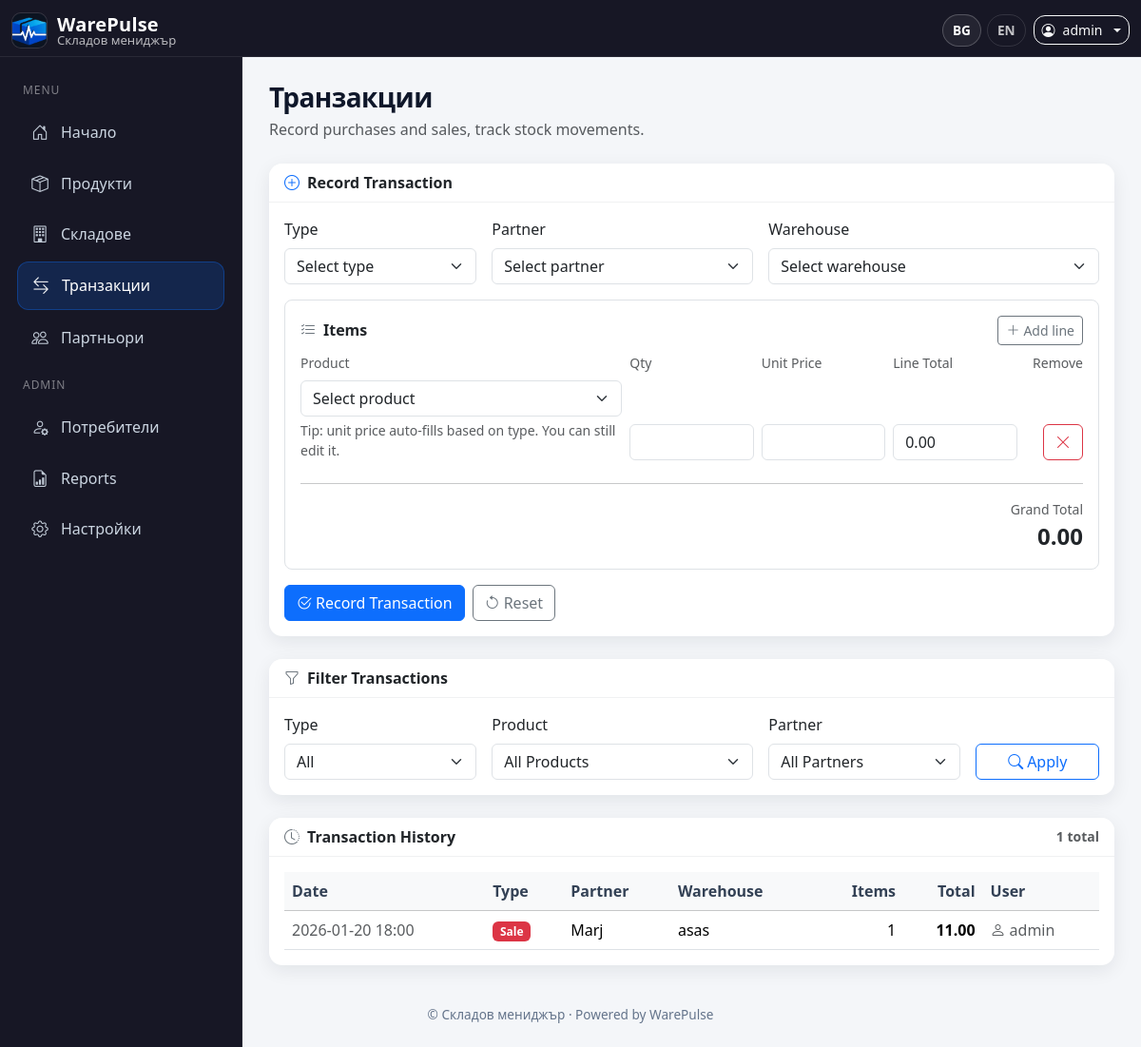
Page /transactions (signed in) on the committed database.
### inventory/models.py (models this page shows)
class AppConfig(db.Model):
    id = db.Column(db.Integer, primary_key=True)
    owner_id = db.Column(db.Integer, db.ForeignKey('user.id'), nullable=False, unique=True)
    company_name = db.Column(db.String(120), default="My Company")
    logo_path = db.Column(db.String(200))
    notifications_enabled = db.Column(db.Boolean, default=True)
    low_stock_threshold = db.Column(db.Integer, default=5)
    default_language = db.Column(db.String(10), default="en")  # 'bg' or 'en'
    currency = db.Column(db.String(10), default="EUR")

class User(db.Model, UserMixin):
    id = db.Column(db.Integer, primary_key=True)
    username = db.Column(db.String(150), nullable=False, unique=True)
    email = db.Column(db.String(150), nullable=False, unique=True)
    password = db.Column(db.String(200), nullable=False)
    role = db.Column(db.String(50), nullable=False, default="User")
    created_by_id = db.Column(db.Integer, db.ForeignKey("user.id"), nullable=True)
    company_name = db.Column(db.String(150))
    transactions = db.relationship("Transaction", back_populates="user")

class Transaction(db.Model):
    id = db.Column(db.Integer, primary_key=True)
    type = db.Column(db.String(20))  # Purchase / Sale
    date = db.Column(db.DateTime, default=datetime.utcnow)
    note = db.Column(db.String(500))
    locked = db.Column(db.Boolean, default=False)
    partner_id = db.Column(db.Integer, db.ForeignKey("partner.id"), nullable=True)
    warehouse_id = db.Column(db.Integer, db.ForeignKey("warehouse.id"), nullable=True)
    user_id = db.Column(db.Integer, db.ForeignKey("user.id"), nullable=True)
    items = db.relationship(
        "TransactionItem",
        back_populates="transaction",
        cascade="all, delete-orphan",
    )
    partner = db.relationship("Partner", back_populates="transactions")
    user = db.relationship("User", back_populates="transactions")
    warehouse = db.relationship("Warehouse", back_populates="transactions")

class Partner(db.Model):
    id = db.Column(db.Integer, primary_key=True)
    name = db.Column(db.String(150), nullable=False)
    type = db.Column(db.String(50))  # customer / supplier / both
    owner_id = db.Column(db.Integer, db.ForeignKey("user.id"), nullable=True)
    transactions = db.relationship("Transaction", back_populates="partner")

class Warehouse(db.Model):
    id = db.Column(db.Integer, primary_key=True)
    name = db.Column(db.String(100), nullable=False)
    location = db.Column(db.String(150), nullable=True)
    owner_id = db.Column(db.Integer, db.ForeignKey("user.id"), nullable=False)
    products = db.relationship("Product", backref="warehouse")
    stocks = db.relationship("Stock", back_populates="warehouse", cascade="all, delete-orphan")
    transactions = db.relationship("Transaction", back_populates="warehouse")

### inventory/routes/transactions.py (the view, shortened to what this page needs)
@bp.route("/transactions", methods=["GET", "POST"])
@login_required
def transactions():
    if not has_permission(current_user, "transactions:view"):
        flash(_("You do not have permission to view transactions."), "danger")
        return redirect(url_for("main.index"))
    owner_id = _get_owner_id()
    products_q = Product.query.order_by(Product.name.asc())
    partners_q = Partner.query.order_by(Partner.name.asc())
    warehouses_q = Warehouse.query.order_by(Warehouse.name.asc())
    if owner_id is not None:
        products_q = products_q.filter_by(owner_id=owner_id)
        partners_q = partners_q.filter_by(owner_id=owner_id)
        warehouses_q = warehouses_q.filter_by(owner_id=owner_id)
    products = products_q.all()
    partners = partners_q.all()
    warehouses = warehouses_q.all()
    q_type = (request.args.get("type") or "").strip()
    q_partner_id = (request.args.get("partner_id") or "").strip()
    q_product_id = (request.args.get("product_id") or "").strip()
    tx_query = (
        Transaction.query
        .join(Warehouse, Transaction.warehouse_id == Warehouse.id)
        .options(
            db.joinedload(Transaction.items).joinedload(TransactionItem.product),
            db.joinedload(Transaction.partner),
            db.joinedload(Transaction.warehouse),
            db.joinedload(Transaction.user),
        )
        .order_by(Transaction.date.desc())
    )
    if owner_id is not None:
        tx_query = tx_query.filter(Warehouse.owner_id == owner_id)
    if q_type in {"Purchase", "Sale"}:
        tx_query = tx_query.filter(Transaction.type == q_type)
    if q_partner_id.isdigit():
        tx_query = tx_query.filter(Transaction.partner_id == int(q_partner_id))
    txns = tx_query.all()
    return render_template(
        "transactions.html",
        products=products,
        partners=partners,
        warehouses=warehouses,
        txns=txns,
    )

### inventory/templates/transactions.html (shortened to what this page needs)
{% extends 'base.html' %}
{% block content %}
<div class="d-flex flex-column flex-md-row justify-content-between align-items-start align-items-md-center gap-2 mb-4">
  <div>
    <h3 class="fw-bold mb-0">{{ _('Transactions') }}</h3>
    <div class="text-muted mt-1">{{ _('Record purchases and sales, track stock movements.') }}</div>
  </div>
</div>
<div class="card mb-4">
  <div class="card-header bg-white fw-semibold d-flex align-items-center">
    <i class="bi bi-plus-circle me-2 text-primary"></i>{{ _('Record Transaction') }}
  </div>
  <div class="card-body">
    <form method="POST" id="txnForm">
      <div class="row g-3 align-items-end mb-3">
        <div class="col-md-3">
          <label class="form-label">{{ _('Type') }}</label>
          <select id="txnType" name="type" class="form-select" required>
            <option value="">{{ _('Select type') }}</option>
          </select>
        </div>
        <div class="col-md-4">
          <label class="form-label">{{ _('Partner') }}</label>
          <select name="partner_id" class="form-select" required>
            <option value="">{{ _('Select partner') }}</option>
          </select>
        </div>
        <div class="col-md-5">
          <label class="form-label">{{ _('Warehouse') }}</label>
          <select id="warehouseSelect" name="warehouse_id" class="form-select" required>
            <option value="">{{ _('Select warehouse') }}</option>
          </select>
        </div>
      </div>
      <div class="border rounded-3 p-3">
        <div class="d-flex justify-content-between align-items-center mb-2">
          <div class="fw-semibold">
            <i class="bi bi-list-check me-2 text-secondary"></i>{{ _('Items') }}
          </div>
          <button type="button" class="btn btn-sm btn-outline-secondary" id="addRowBtn">
            <i class="bi bi-plus-lg me-1"></i>{{ _('Add line') }}
          </button>
        </div>
        <div class="row g-2 text-muted small mb-2 d-none d-md-flex">
          <div class="col-md-5">{{ _('Product') }}</div>
          <div class="col-md-2">{{ _('Qty') }}</div>
          <div class="col-md-2">{{ _('Unit Price') }}</div>
          <div class="col-md-2">{{ _('Line Total') }}</div>
          <div class="col-md-1 text-end">{{ _('Remove') }}</div>
        </div>
        <div id="rowsContainer">
          <div class="row g-2 align-items-end txn-row mb-2">
            <div class="col-md-5">
              <select name="product_id[]" class="form-select product-select" required>
                <option value="">{{ _('Select product') }}</option>
              </select>
              <div class="form-text d-none d-md-block">
                {{ _('Tip: unit price auto-fills based on type. You can still edit it.') }}
              </div>
            </div>
            <div class="col-md-2">
              <input type="number" name="qty[]" min="1" class="form-control qty-input" required>
            </div>
            <div class="col-md-2">
              <input type="number" name="unit_price[]" step="0.01" min="0" class="form-control price-input" required>
            </div>
            <div class="col-md-2">
              <input type="text" class="form-control line-total" value="0.00" readonly>
            </div>
            <div class="col-md-1 text-end">
              <button type="button" class="btn btn-outline-danger removeRowBtn">
                <i class="bi bi-x-lg"></i>
              </button>
            </div>
          </div>
        </div>
        <hr class="my-3">
        <div class="d-flex justify-content-end">
          <div class="text-end">
            <div class="text-muted small">{{ _('Grand Total') }}</div>
            <div class="fs-4 fw-bold"><span id="grandTotal">0.00</span></div>
          </div>
        </div>
      </div>
      <div class="mt-3 d-flex gap-2">
        <button type="submit" class="btn btn-primary">
          <i class="bi bi-check2-circle me-1"></i>{{ _('Record Transaction') }}
        </button>
        <button type="reset" class="btn btn-outline-secondary" id="resetBtn">
          <i class="bi bi-arrow-counterclockwise me-1"></i>{{ _('Reset') }}
        </button>
      </div>
    </form>
  </div>
</div>
<div class="card mb-4">
  <div class="card-header bg-white fw-semibold d-flex align-items-center">
    <i class="bi bi-funnel me-2 text-secondary"></i>{{ _('Filter Transactions') }}
  </div>
  <div class="card-body">
    <form method="GET" class="row g-3 align-items-end">
      <div class="col-md-3">
        <label class="form-label">{{ _('Type') }}</label>
        <select name="type" class="form-select">
          <option value="">{{ _('All') }}</option>
        </select>
      </div>
      <div class="col-md-4">
        <label class="form-label">{{ _('Product') }}</label>
        <select name="product_id" class="form-select">
          <option value="">{{ _('All Products') }}</option>
        </select>
      </div>
      <div class="col-md-3">
        <label class="form-label">{{ _('Partner') }}</label>
        <select name="partner_id" class="form-select">
          <option value="">{{ _('All Partners') }}</option>
        </select>
      </div>
      <div class="col-md-2 d-grid">
        <button class="btn btn-outline-primary">
          <i class="bi bi-search me-1"></i>{{ _('Apply') }}
        </button>
      </div>
    </form>
  </div>
</div>
<div class="card">
  <div class="card-header bg-white fw-semibold d-flex align-items-center justify-content-between">
    <div><i class="bi bi-clock-history me-2 text-secondary"></i>{{ _('Transaction History') }}</div>
    <div class="text-muted small">{{ txns|length }} {{ _('total') }}</div>
  </div>
  <div class="card-body table-responsive">
    <table class="table table-hover align-middle mb-0">
      <thead class="table-light">
        <tr>
          <th>{{ _('Date') }}</th>
          <th>{{ _('Type') }}</th>
          <th>{{ _('Partner') }}</th>
          <th>{{ _('Warehouse') }}</th>
          <th class="text-end">{{ _('Items') }}</th>
          <th class="text-end">{{ _('Total') }}</th>
          <th>{{ _('User') }}</th>
        </tr>
      </thead>
      <tbody>
        {% for t in txns %}
          {% set txn_total = (t.items | sum(attribute='total_price')) %}
          <tr>
            <td class="text-muted">{{ t.date.strftime('%Y-%m-%d %H:%M') }}</td>
            <td>
              {% if t.type == 'Purchase' %}
                <span class="badge bg-success">{{ _('Purchase') }}</span>
              {% else %}
                <span class="badge bg-danger">{{ _('Sale') }}</span>
              {% endif %}
            </td>
            <td>{{ t.partner.name if t.partner else '-' }}</td>
            <td>{{ t.warehouse.name if t.warehouse else '-' }}</td>
            <td class="text-end">{{ t.items|length }}</td>
            <td class="text-end fw-semibold">{{ '%.2f'|format(txn_total or 0) }}</td>
            <td class="text-muted">
              <i class="bi bi-person me-1"></i>{{ t.user.username if t.user else '-' }}
            </td>
          </tr>
        {% else %}
          <tr>
            <td colspan="7" class="text-center text-muted py-4">{{ _('No transactions found.') }}</td>
          </tr>
        {% endfor %}
      </tbody>
    </table>
  </div>
</div>
{% endblock %}

### inventory/templates/base.html (shortened to what this page needs)
<!DOCTYPE html>
<html lang="{{ g.lang or 'en' }}">
<head>
  <link href="https://cdn.jsdelivr.net/npm/bootstrap@5.3.2/dist/css/bootstrap.min.css" rel="stylesheet" />
  <link href="https://cdn.jsdelivr.net/npm/bootstrap-icons@1.11.3/font/bootstrap-icons.css" rel="stylesheet" />
</head>
<body>
<nav class="navbar navbar-dark topbar fixed-top">
  <div class="container-fluid">
    <a class="navbar-brand brand" href="{% if current_user.is_authenticated %}{{ url_for('main.index') }}{% else %}{{ url_for('main.landing') }}{% endif %}">
      <img src="{{ url_for('static', filename='warepulse-logo.png') }}" alt="WarePulse Logo" />
      <div class="d-flex flex-column">
        <span class="name">WarePulse</span>
        <span class="company">
          {{ g.app_config.company_name if g.app_config else '' }}
        </span>
      </div>
    </a>
    <div class="ms-auto d-flex align-items-center gap-2 top-actions">
      <div class="lang-pill d-none d-sm-flex align-items-center">
        <a href="?lang=bg" class="{% if g.lang=='bg' %}active{% endif %}">BG</a>
        <a href="?lang=en" class="{% if g.lang=='en' %}active{% endif %}">EN</a>
      </div>
      {% if current_user.is_authenticated %}
        <div class="dropdown">
          <a class="btn btn-outline-light btn-sm dropdown-toggle d-flex align-items-center gap-2"
             href="#" id="userDropdown" data-bs-toggle="dropdown" aria-expanded="false">
            <i class="bi bi-person-circle"></i>
            <span class="d-none d-sm-inline">{{ current_user.username }}</span>
          </a>
        </div>
      {% else %}
        <a class="btn btn-outline-light btn-sm" href="{{ url_for('auth.login') }}">{{ _('Login') }}</a>
        <a class="btn btn-primary btn-sm" href="{{ url_for('auth.register_admin') }}">{{ _('Register') }}</a>
      {% endif %}
    </div>
  </div>
</nav>
{% if current_user.is_authenticated %}
<aside id="sidebar" class="sidebar">
  <div class="nav-group-label">{{ _('Menu') }}</div>
  <a href="{{ url_for('main.index') }}"
     class="side-link {% if request.endpoint == 'main.index' %}active{% endif %}">
    <i class="bi bi-house-door"></i> {{ _('Home') }}
  </a>
  <a href="{{ url_for('products.products') }}"
     class="side-link {% if request.endpoint and request.endpoint.startswith('products.') %}active{% endif %}">
    <i class="bi bi-box-seam"></i> {{ _('Products') }}
  </a>
  <a href="{{ url_for('warehouses.warehouses') }}"
     class="side-link {% if request.endpoint and request.endpoint.startswith('warehouses.') %}active{% endif %}">
    <i class="bi bi-building"></i> {{ _('Warehouses') }}
  </a>
  <a href="{{ url_for('transactions.transactions') }}"
     class="side-link {% if request.endpoint and request.endpoint.startswith('transactions.') %}active{% endif %}">
    <i class="bi bi-arrow-left-right"></i> {{ _('Transactions') }}
  </a>
  <a href="{{ url_for('partners.partners') }}"
     class="side-link {% if request.endpoint and request.endpoint.startswith('partners.') %}active{% endif %}">
    <i class="bi bi-people"></i> {{ _('Partners') }}
  </a>
  {% if current_user.role == 'Admin / Owner' %}
    <div class="nav-group-label">{{ _('Admin') }}</div>
    <a href="{{ url_for('users.users') }}"
       class="side-link {% if request.endpoint and request.endpoint.startswith('users.') %}active{% endif %}">
      <i class="bi bi-person-gear"></i> {{ _('Users') }}
    </a>
<a href="{{ url_for('reports.reports_home') }}"
   class="side-link {% if request.endpoint and request.endpoint.startswith('reports.') %}active{% endif %}">
  <i class="bi bi-file-earmark-bar-graph"></i> {{ _('Reports') }}
</a>
    <a href="{{ url_for('settings.settings') }}"
       class="side-link {% if request.endpoint and request.endpoint.startswith('settings.') %}active{% endif %}">
      <i class="bi bi-gear"></i> {{ _('Settings') }}
    </a>
  {% endif %}
</aside>
{% endif %}
<div class="content-wrap">
  <main class="main-content">
    {% block content %}{% endblock %}
  </main>
  <footer class="footer text-center">
    <div class="container">
      {% set company = g.app_config.company_name if g.app_config else '' %}
      © {{ company }} · Powered by WarePulse
    </div>
  </footer>
</div>
</body>
</html>

### rows in the picture
AppConfig: app_config "Складов мениджър", company_name "Складов мениджър"
User: username "admin"
Transaction: date "2026-01-20 18:00", partner "Marj", warehouse "asas", items|length "1", txn_total "11.00", user "admin"

### other values in the picture
{{ txns|length }} "1"
form field type "Select type"
form field partner_id "Select partner"
form field warehouse_id "Select warehouse"
form field value "Select product"
form field type "All"
form field product_id "All Products"
form field partner_id "All Partners"
